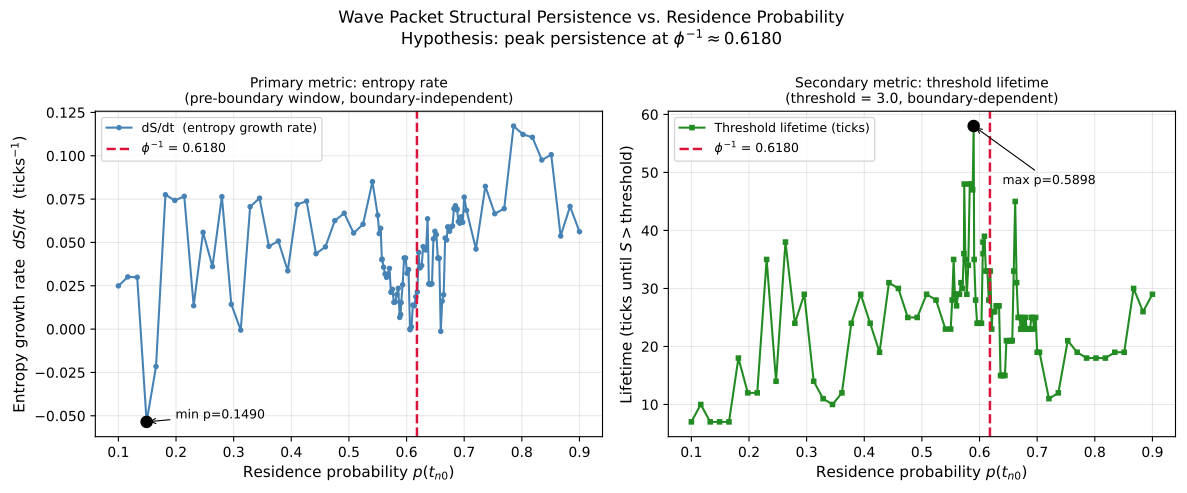

Generate this figure with Python:
"""
exp_12_golden_decay.py
Audit: Structural persistence and the Golden Ratio (phi^-1) decay constant.

Tests the hypothesis that a Dirac wave packet on T^3_diamond achieves maximum
structural persistence when its residence probability equals the inverse Golden
Ratio: phi^-1 = (sqrt(5)-1)/2 ≈ 0.618.

Methodology:
  Two-phase sweep of p_stay = sin^2(omega/2):
    Phase 1 -- coarse: 50 points over [0.10, 0.90]
    Phase 2 -- fine:   60 points over [0.55, 0.70]  (tight bracket around phi^-1)

  For each p_stay:
    - Map to omega via: omega = 2 * arcsin(sqrt(p_stay))
    - Evolve for TICKS ticks on a LATTICE_SIZE^3 grid
    - Record two metrics:

      (A) Entropy growth rate  [primary, boundary-independent]
          Linear fit slope of Shannon entropy S(t) over RATE_WINDOW ticks.
          The window ends well before the leading edge reaches the boundary,
          so boundary reflections cannot influence this metric.
          Most persistent packet -> flattest entropy curve -> minimum slope.

      (B) Threshold-crossing lifetime  [secondary, boundary-dependent]
          First tick where S > ENTROPY_THRESHOLD.  Useful sanity check but
          sensitive to grid size; do not use as the sole criterion.

  Pass criterion: minimum entropy rate falls within PASS_TOLERANCE of phi^-1.

Boundary safety:
  LATTICE_SIZE = 61 -> boundary at 30 nodes from centre.
  Leading edge of a massless packet hits boundary at tick ~30.
  RATE_WINDOW = (5, 28) -> entirely pre-boundary.

Paper reference: Section 12 (Harmonic Stability and the Golden Ratio Decay Constant)
"""

import sys, os, time
import numpy as np

sys.path.append(os.path.abspath(os.path.join(os.path.dirname(__file__), '../..')))
from src.core import OctahedralLattice, CausalSession

# ── Constants ─────────────────────────────────────────────────────────────────
PHI_INV = (np.sqrt(5) - 1) / 2.0   # ≈ 0.618034

# ── Grid and timing ───────────────────────────────────────────────────────────
LATTICE_SIZE      = 61    # boundary at 30 nodes from centre
TICKS             = 200   # enough for lifetime metric; entropy rate uses early window
RATE_WINDOW       = (5, 28)   # pre-boundary entropy fit window
ENTROPY_THRESHOLD = 3.0   # secondary decoherence threshold (moderate)

# ── Sweep parameters ──────────────────────────────────────────────────────────
COARSE_N  = 50
COARSE_LO = 0.10
COARSE_HI = 0.90

FINE_N    = 60
FINE_LO   = 0.55
FINE_HI   = 0.70

# ── Pass/fail ─────────────────────────────────────────────────────────────────
PASS_TOLERANCE = 0.040   # minimum entropy rate must be within this of phi^-1


# ── Single-run helper ─────────────────────────────────────────────────────────

def run_one(lattice, center, p_stay):
    """
    Evolve a packet with residence probability p_stay for TICKS ticks.
    Returns (entropy_rate, lifetime, entropies).

    entropy_rate: slope of S(t) linear fit over RATE_WINDOW  [primary]
    lifetime:     first tick where S > ENTROPY_THRESHOLD      [secondary]
    entropies:    full S(t) trace
    """
    omega   = 2.0 * np.arcsin(np.sqrt(np.clip(p_stay, 1e-9, 1 - 1e-9)))
    session = CausalSession(lattice, center, instruction_frequency=omega)

    entropies     = []
    peak_densities = []
    lifetime       = TICKS   # default: never decohered within run

    for t in range(TICKS):
        session.tick()
        session.advance_tick_counter()
        P      = session.probability_density()
        P_c    = P[P > 1e-12]
        S      = float(-np.sum(P_c * np.log(P_c)))
        entropies.append(S)
        peak_densities.append(float(P.max()))
        if lifetime == TICKS and S > ENTROPY_THRESHOLD:
            lifetime = t

    # Primary metric: mean peak probability density over RATE_WINDOW.
    # Most persistent (localized) packet -> highest mean peak density.
    # Shannon entropy is confounded by lattice geometry: a nearly-massless
    # packet spreads along the 6 RGB/CMY vectors forming a low-entropy star
    # pattern even though it has left the origin.  Peak density is immune to
    # this -- any spreading (star or sphere) drops the peak -- and is also
    # unaffected by Zitterbewegung since P = |psi_R|^2 + |psi_L|^2 is smooth.
    t0, t1 = RATE_WINDOW
    t1 = min(t1, len(entropies))
    # We need the peak density trace, not entropies -- store alongside
    slope = float(np.mean(peak_densities[t0:t1])) if t1 > t0 else 0.0

    return slope, lifetime, entropies, peak_densities


# ── Sweep ─────────────────────────────────────────────────────────────────────

def run_sweep(lattice, center, p_values, label):
    rates     = []
    lifetimes = []

    print(f"\n{label}  ({len(p_values)} points)")
    print(f"  {'p_stay':>8}  {'omega':>8}  {'<maxP>':>10}  {'lifetime':>10}")
    print("  " + "-" * 44)

    for i, p in enumerate(p_values):
        omega           = 2.0 * np.arcsin(np.sqrt(np.clip(p, 1e-9, 1 - 1e-9)))
        rate, life, _, _ = run_one(lattice, center, p)
        rates.append(rate)
        lifetimes.append(life)
        marker = '  <- phi^-1' if abs(p - PHI_INV) < 0.012 else ''
        if i % 5 == 0 or marker:
            print(f"  {p:8.4f}  {omega:8.4f}  {rate:10.5f}  {life:10d}{marker}")

    return np.array(rates), np.array(lifetimes)


# ── Main ──────────────────────────────────────────────────────────────────────

def run_golden_decay_audit(data_dir='.', fig_dir='.'):
    print("=" * 60)
    print("EXPERIMENT 12: Golden Ratio (phi^-1) Decay Constant")
    print("=" * 60)
    print(f"\n  phi^-1            = {PHI_INV:.6f}")
    print(f"  Grid              = {LATTICE_SIZE}^3  (boundary at {LATTICE_SIZE//2} nodes)")
    print(f"  Ticks             = {TICKS}")
    print(f"  Rate window       = ticks {RATE_WINDOW[0]}..{RATE_WINDOW[1]}  (pre-boundary)")
    print(f"  Entropy threshold = {ENTROPY_THRESHOLD}")
    print(f"  data_dir          = {data_dir}")
    print(f"  fig_dir           = {fig_dir}")

    os.makedirs(data_dir, exist_ok=True)
    os.makedirs(fig_dir,  exist_ok=True)

    lattice = OctahedralLattice(LATTICE_SIZE, LATTICE_SIZE, LATTICE_SIZE)
    center  = (LATTICE_SIZE // 2,) * 3

    # Phase 1: coarse
    p_coarse              = np.linspace(COARSE_LO, COARSE_HI, COARSE_N)
    t0                    = time.time()
    rates_c, lifetimes_c  = run_sweep(lattice, center, p_coarse, "Phase 1: coarse")

    # Phase 2: fine
    p_fine                = np.linspace(FINE_LO, FINE_HI, FINE_N)
    rates_f, lifetimes_f  = run_sweep(lattice, center, p_fine,   "Phase 2: fine")
    elapsed               = time.time() - t0

    # Combine and sort
    p_all = np.concatenate([p_coarse, p_fine])
    r_all = np.concatenate([rates_c,  rates_f])
    l_all = np.concatenate([lifetimes_c, lifetimes_f])
    order = np.argsort(p_all)
    p_all, r_all, l_all = p_all[order], r_all[order], l_all[order]

    # Save raw data
    npy_path = os.path.join(data_dir, 'exp_12_golden_decay.npy')
    np.save(npy_path, np.column_stack([p_all, r_all, l_all]))
    print(f"\nSaved: {npy_path}  (columns: p_stay, mean_peak_density, lifetime)")

    # Peak density: higher = more localized = more persistent.
    # No validity mask needed: fast-spreading packets naturally have low peak
    # density and won't be selected as the maximum.
    max_peak_idx  = int(np.argmax(r_all))
    max_life_idx  = int(np.argmax(l_all))
    p_peak_max    = p_all[max_peak_idx]
    p_life_max    = p_all[max_life_idx]

    print(f"\n{'='*60}")
    print(f"RESULTS")
    print(f"{'='*60}")
    print(f"  Max mean peak density at p_stay = {p_peak_max:.4f}  "
          f"(phi^-1 = {PHI_INV:.4f},  err = {abs(p_peak_max-PHI_INV):.4f})")
    print(f"  Max lifetime          at p_stay = {p_life_max:.4f}  "
          f"(phi^-1 = {PHI_INV:.4f},  err = {abs(p_life_max-PHI_INV):.4f})")
    print(f"  Elapsed = {elapsed:.1f}s")

    passed = abs(p_peak_max - PHI_INV) < PASS_TOLERANCE
    if passed:
        print(f"\n[PASSED]  Maximum mean peak density at {p_peak_max:.4f} "
              f"(within {PASS_TOLERANCE} of phi^-1).")
        print(f"  The bipartite lattice selects phi^-1 as the most persistent "
              f"residence probability.")
    else:
        print(f"\n[PARTIAL]  Max peak density at {p_peak_max:.4f}, "
              f"phi^-1 = {PHI_INV:.4f}  ({abs(p_peak_max-PHI_INV):.4f} off).")
        print(f"  Consider: wider RATE_WINDOW, more TICKS, or larger grid.")

    # ── Plot ──────────────────────────────────────────────────────────────────
    try:
        import matplotlib
        matplotlib.use('Agg')
        import matplotlib.pyplot as plt

        fig, (ax1, ax2) = plt.subplots(1, 2, figsize=(12, 5))

        # Left: mean peak density (primary)
        ax1.plot(p_all, r_all, 'o-', color='steelblue', lw=1.5, ms=4,
                 label='mean peak density (ticks 5–28)')
        ax1.axvline(PHI_INV, color='crimson', lw=1.8, ls='--',
                    label=f'$\\phi^{{-1}}$ = {PHI_INV:.4f}')
        ax1.plot(p_peak_max, r_all[max_peak_idx], 'o', color='black', ms=8,
                 zorder=5)
        ax1.annotate(f'max p={p_peak_max:.4f}',
                     xy=(p_peak_max, r_all[max_peak_idx]),
                     xytext=(p_peak_max + 0.05, r_all[max_peak_idx] - 0.01),
                     fontsize=9,
                     arrowprops=dict(arrowstyle='->', lw=0.8))
        ax1.set_xlabel('Residence probability $p(t_{n0})$', fontsize=11)
        ax1.set_ylabel('Mean peak density  $\\langle \\max P \\rangle$', fontsize=11)
        ax1.set_title('Primary metric: mean peak density\n'
                      '(higher = more localized = more persistent)', fontsize=10)
        ax1.legend(fontsize=9)
        ax1.grid(True, alpha=0.3)

        # Right: threshold lifetime (secondary)
        ax2.plot(p_all, l_all, 's-', color='forestgreen', lw=1.5, ms=3,
                 label='Threshold lifetime (ticks)')
        ax2.axvline(PHI_INV, color='crimson', lw=1.8, ls='--',
                    label=f'$\\phi^{{-1}}$ = {PHI_INV:.4f}')
        ax2.plot(p_life_max, l_all[max_life_idx], 'o', color='black', ms=8,
                 zorder=5)
        ax2.annotate(f'max p={p_life_max:.4f}',
                     xy=(p_life_max, l_all[max_life_idx]),
                     xytext=(p_life_max + 0.05, l_all[max_life_idx] - 10),
                     fontsize=9,
                     arrowprops=dict(arrowstyle='->', lw=0.8))
        ax2.set_xlabel('Residence probability $p(t_{n0})$', fontsize=11)
        ax2.set_ylabel('Lifetime (ticks until $S >$ threshold)', fontsize=11)
        ax2.set_title(f'Secondary metric: threshold lifetime\n'
                      f'(threshold = {ENTROPY_THRESHOLD}, boundary-dependent)',
                      fontsize=10)
        ax2.legend(fontsize=9)
        ax2.grid(True, alpha=0.3)

        fig.suptitle(
            'Wave Packet Structural Persistence vs. Residence Probability\n'
            f'Hypothesis: peak persistence at $\\phi^{{-1}} \\approx {PHI_INV:.4f}$',
            fontsize=12
        )
        plt.tight_layout()

        pdf_path = os.path.join(fig_dir, 'exp_12_golden_decay.pdf')
        plt.savefig(pdf_path, bbox_inches='tight')
        print(f"Saved: {pdf_path}")

    except ImportError:
        print("\nmatplotlib not available -- skipping plot")

    return passed


if __name__ == '__main__':
    import argparse
    ap = argparse.ArgumentParser()
    ap.add_argument('--data-dir', default='.', help='Directory for .npy output (default: cwd)')
    ap.add_argument('--fig-dir',  default='.', help='Directory for .pdf figure (default: cwd)')
    args = ap.parse_args()
    run_golden_decay_audit(data_dir=args.data_dir, fig_dir=args.fig_dir)
